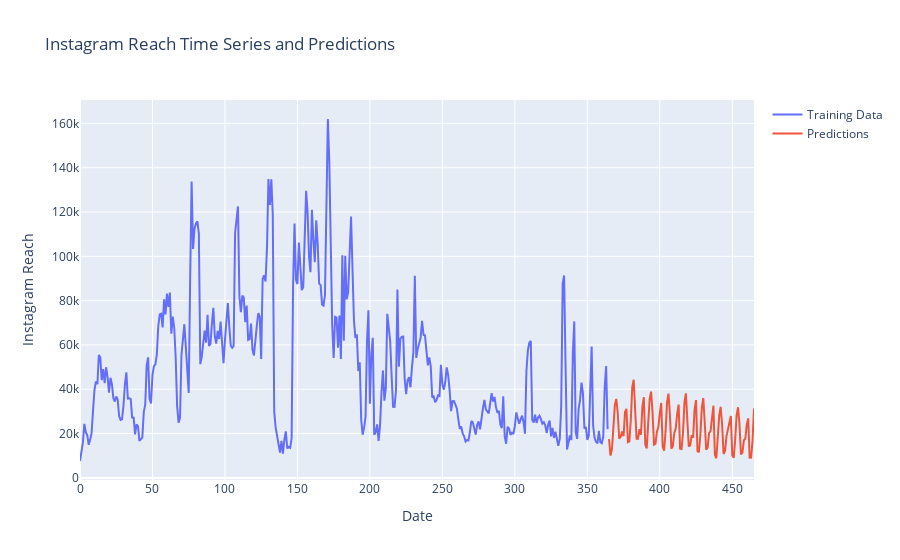

Here is the notebook cell this chart was saved with:
### Code cell
predictions = model.predict(len(data), len(data)+100)

trace_train = go.Scatter(x=data.index, 
                         y=data["Instagram reach"], 
                         mode="lines", 
                         name="Training Data")
trace_pred = go.Scatter(x=predictions.index, 
                        y=predictions, 
                        mode="lines", 
                        name="Predictions")

layout = go.Layout(title="Instagram Reach Time Series and Predictions", 
                   xaxis_title="Date", 
                   yaxis_title="Instagram Reach")

fig = go.Figure(data=[trace_train, trace_pred], layout=layout)
fig.show()

### Figure 1 — Plotly figure (JSON) as saved in the notebook; plotly's stock layout.template omitted (floating-point values rounded to 4 significant figures; data arrays with more than 128 entries replaced by an {"elided": "..."} marker saying what was removed)
{"data": [{"mode": "lines", "name": "Training Data", "type": "scatter", "x": {"elided": "365 int values"}, "y": {"elided": "365 int values"}}, {"mode": "lines", "name": "Predictions", "type": "scatter", "x": [365, 366, 367, 368, 369, 370, 371, 372, 373, 374, 375, 376, 377, 378, 379, 380, 381, 382, 383, 384, 385, 386, 387, 388, 389, 390, 391, 392, 393, 394, 395, 396, 397, 398, 399, 400, 401, 402, 403, 404, 405, 406, 407, 408, 409, 410, 411, 412, 413, 414, 415, 416, 417, 418, 419, 420, 421, 422, 423, 424, 425, 426, 427, 428, 429, 430, 431, 432, 433, 434, 435, 436, 437, 438, 439, 440, 441, 442, 443, 444, 445, 446, 447, 448, 449, 450, 451, 452, 453, 454, 455, 456, 457, 458, 459, 460, 461, 462, 463, 464, 465], "y": [17470.0, 10050.0, 12860.0, 21280.0, 32840.0, 35630.0, 29400.0, 17660.0, 18570.0, 20930.0, 18810.0, 29740.0, 31180.0, 16120.0, 16470.0, 26020.0, 40990.0, 44300.0, 33110.0, 17690.0, 17670.0, 22020.0, 19450.0, 32200.0, 36400.0, 15090.0, 13300.0, 24030.0, 35580.0, 38930.0, 29680.0, 14970.0, 15320.0, 20860.0, 22840.0, 29120.0, 33820.0, 14090.0, 12240.0, 21080.0, 34210.0, 38040.0, 28400.0, 13190.0, 14300.0, 20170.0, 22330.0, 29030.0, 33060.0, 13170.0, 13010.0, 20130.0, 33900.0, 38120.0, 27640.0, 14150.0, 14760.0, 19210.0, 18160.0, 30850.0, 35140.0, 12040.0, 11560.0, 19440.0, 31760.0, 36010.0, 25120.0, 12720.0, 13660.0, 20320.0, 20990.0, 28360.0, 32590.0, 10470.0, 8846.0, 18340.0, 28130.0, 32070.0, 24080.0, 10810.0, 12080.0, 18730.0, 21530.0, 24380.0, 27920.0, 10160.0, 9046.0, 17090.0, 28240.0, 31870.0, 24000.0, 10630.0, 11330.0, 16970.0, 17610.0, 24070.0, 26850.0, 9147.0, 9205.0, 16950.0, 31320.0]}], "layout": {"title": {"text": "Instagram Reach Time Series and Predictions"}, "xaxis": {"title": {"text": "Date"}}, "yaxis": {"title": {"text": "Instagram Reach"}}}}
